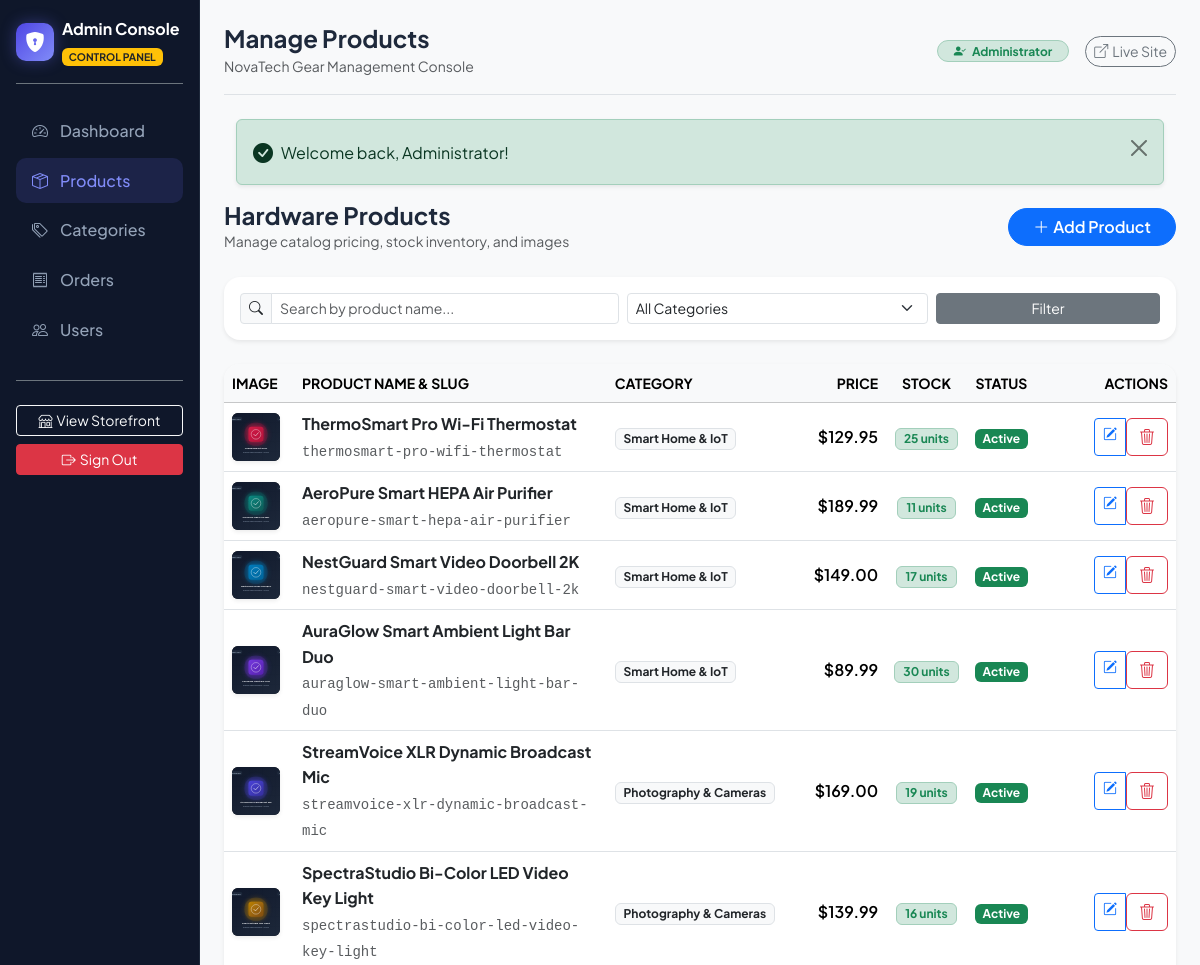
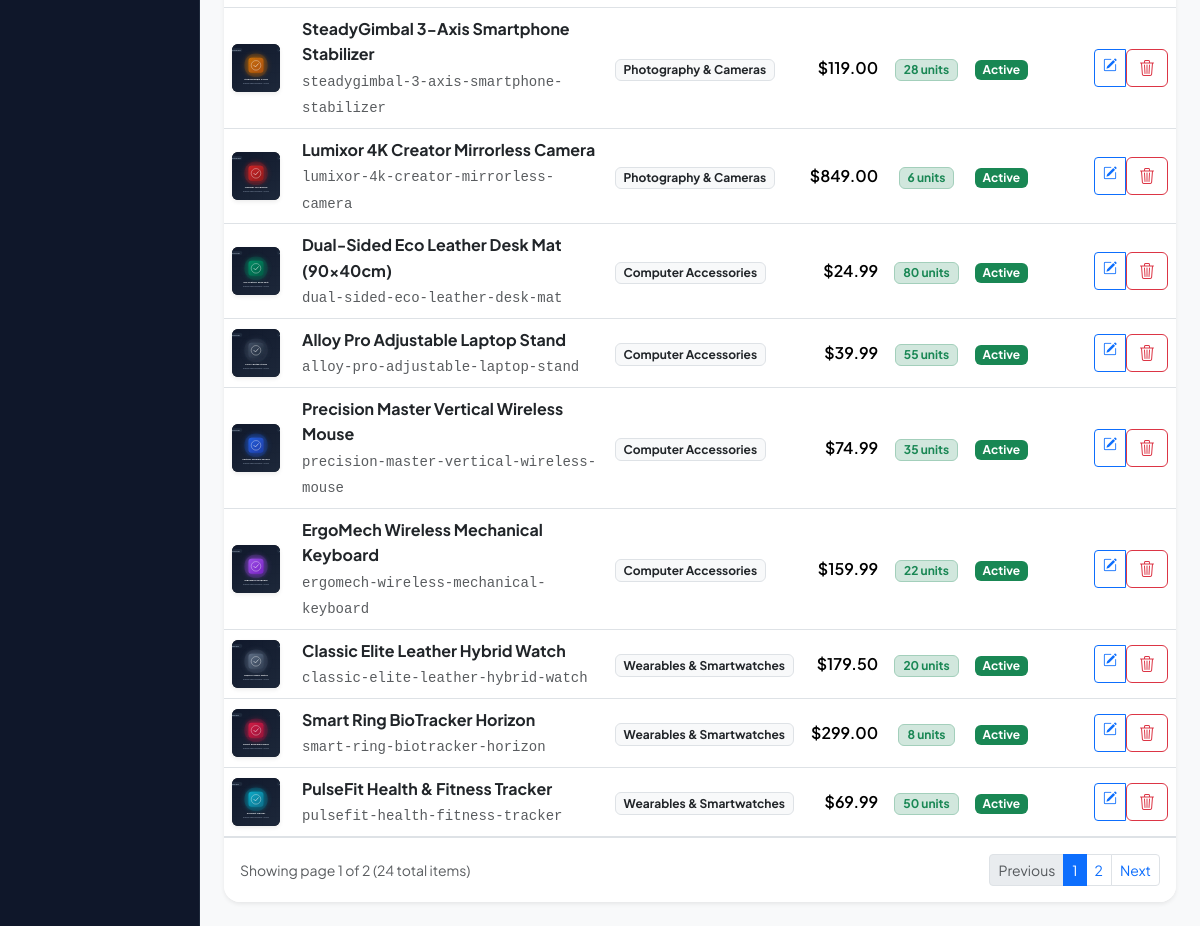
/admin/products (signed in), run on the app's committed database (2 pictures, top to bottom).
### tables this page shows
CREATE TABLE `products` (
    `id` INT UNSIGNED AUTO_INCREMENT PRIMARY KEY,
    `category_id` INT UNSIGNED NOT NULL,
    `name` VARCHAR(150) NOT NULL,
    `slug` VARCHAR(150) NOT NULL UNIQUE,
    `description` TEXT NULL,
    `price` DECIMAL(10, 2) NOT NULL,
    `stock` INT NOT NULL DEFAULT 0,
    `image` VARCHAR(255) NULL,
    `is_active` TINYINT(1) NOT NULL DEFAULT 1,
    `created_at` TIMESTAMP NOT NULL DEFAULT CURRENT_TIMESTAMP,
    CONSTRAINT `fk_products_category` 
        FOREIGN KEY (`category_id`) REFERENCES `categories` (`id`) 
        ON DELETE RESTRICT ON UPDATE CASCADE,
    INDEX `idx_products_category` (`category_id`),
    INDEX `idx_products_is_active` (`is_active`),
    INDEX `idx_products_slug` (`slug`)
);

CREATE TABLE `categories` (
    `id` INT UNSIGNED AUTO_INCREMENT PRIMARY KEY,
    `name` VARCHAR(100) NOT NULL,
    `slug` VARCHAR(100) NOT NULL UNIQUE,
    INDEX `idx_categories_slug` (`slug`)
);

### app/views/admin/products/index.php (the view, shortened to what the rows shown need)
<div class="d-flex flex-column flex-md-row justify-content-between align-items-md-center mb-4 gap-3">
    <div>
        <h4 class="fw-bold m-0">Hardware Products</h4>
        <p class="text-muted small m-0">Manage catalog pricing, stock inventory, and images</p>
    </div>
    <div class="d-flex gap-2">
        <a href="/admin/products/create" class="btn btn-primary rounded-pill px-4 fw-semibold">
            <i class="bi bi-plus-lg me-1"></i>Add Product
        </a>
    </div>
</div>
<div class="card border-0 shadow-sm rounded-4 p-3 mb-4">
    <form action="/admin/products" method="GET" class="row g-2 align-items-center">
        <div class="col-md-5">
            <div class="input-group input-group-sm">
                <span class="input-group-text bg-light"><i class="bi bi-search"></i></span>
                <input type="text" name="q" class="form-control" placeholder="Search by product name..." value="<?= e($filters['q'] ?? '') ?>">
            </div>
        </div>
        <div class="col-md-4">
            <select name="category_id" class="form-select form-select-sm" onchange="this.form.submit()">
                <option value="0">All Categories</option>
            </select>
        </div>
        <div class="col-md-3 d-flex gap-2">
            <button type="submit" class="btn btn-secondary btn-sm flex-grow-1">Filter</button>
        </div>
    </form>
</div>
<div class="card border-0 shadow-sm rounded-4 overflow-hidden">
    <div class="table-responsive">
        <table class="table table-hover align-middle mb-0">
            <thead class="table-light small text-muted text-uppercase">
                <tr>
                    <th style="width: 70px;">Image</th>
                    <th>Product Name & Slug</th>
                    <th>Category</th>
                    <th class="text-end">Price</th>
                    <th class="text-center">Stock</th>
                    <th class="text-center">Status</th>
                    <th class="text-end" style="width: 140px;">Actions</th>
                </tr>
            </thead>
            <tbody>
                <?php if (empty($products)): ?>
                    <tr>
                        <td colspan="7" class="text-center py-4 text-muted">No products found matching criteria.</td>
                    </tr>
                <?php else: ?>
                    <?php foreach ($products as $p): ?>
                        <tr>
                            <td>
                                <img src="<?= upload_url($p['image']) ?>" alt="" class="rounded bg-dark shadow-sm" style="width: 48px; height: 48px; object-fit: cover;">
                            </td>
                            <td>
                                <div class="fw-bold text-dark"><?= e($p['name']) ?></div>
                                <span class="small text-muted font-monospace"><?= e($p['slug']) ?></span>
                            </td>
                            <td>
                                <span class="badge bg-light text-dark border small"><?= e($p['category_name']) ?></span>
                            </td>
                            <td class="text-end fw-semibold"><?= format_price($p['price']) ?></td>
                            <td class="text-center">
                                <?php if ($p['stock'] <= 5): ?>
                                    <span class="badge bg-danger-subtle text-danger border border-danger-subtle px-2 py-1"><?= $p['stock'] ?> units</span>
                                <?php else: ?>
                                    <span class="badge bg-success-subtle text-success border border-success-subtle px-2 py-1"><?= $p['stock'] ?> units</span>
                                <?php endif; ?>
                            </td>
                            <td class="text-center">
                                <?php if ($p['is_active']): ?>
                                    <span class="badge bg-success small">Active</span>
                                <?php else: ?>
                                    <span class="badge bg-secondary small">Inactive</span>
                                <?php endif; ?>
                            </td>
                            <td class="text-end">
                                <div class="btn-group btn-group-sm">
                                    <a href="/admin/products/<?= $p['id'] ?>/edit" class="btn btn-outline-primary" title="Edit">
                                        <i class="bi bi-pencil-square"></i>
                                    </a>
                                    <form action="/admin/products/<?= $p['id'] ?>/delete" method="POST" class="d-inline m-0" onsubmit="return confirm('Delete or deactivate product <?= e($p['name']) ?>?');">
                                        <button type="submit" class="btn btn-outline-danger" title="Delete">
                                            <i class="bi bi-trash3"></i>
                                        </button>
                                    </form>
                                </div>
                            </td>
                        </tr>
                    <?php endforeach; ?>
                <?php endif; ?>
            </tbody>
        </table>
    </div>
    <?php if ($totalPages > 1): ?>
        <div class="card-footer bg-white p-3 border-top d-flex justify-content-between align-items-center">
            <span class="small text-muted">Showing page <?= $page ?> of <?= $totalPages ?> (<?= $totalItems ?> total items)</span>
            <ul class="pagination pagination-sm m-0">
                <li class="page-item <?= ($page <= 1) ? 'disabled' : '' ?>">
                    <a class="page-link" href="/admin/products?page=<?= $page - 1 ?>&q=<?= urlencode($filters['q'] ?? '') ?>">Previous</a>
                </li>
                <?php for ($p = 1; $p <= $totalPages; $p++): ?>
                    <li class="page-item <?= ($p === $page) ? 'active' : '' ?>">
                        <a class="page-link" href="/admin/products?page=<?= $p ?>&q=<?= urlencode($filters['q'] ?? '') ?>"><?= $p ?></a>
                    </li>
                <?php endfor; ?>
                <li class="page-item <?= ($page >= $totalPages) ? 'disabled' : '' ?>">
                    <a class="page-link" href="/admin/products?page=<?= $page + 1 ?>&q=<?= urlencode($filters['q'] ?? '') ?>">Next</a>
                </li>
            </ul>
        </div>
    <?php endif; ?>
</div>

### app/core/Router.php (shortened to what the rows shown need)
<?php
class Router
{
    private array $routes = [];
    private array $groupMiddleware = [];
    public function group(array $attributes, callable $callback): void
    {
        $previousMiddleware = $this->groupMiddleware;
        if (isset($attributes['middleware'])) {
            $middlewares = is_array($attributes['middleware']) ? $attributes['middleware'] : [$attributes['middleware']];
            $this->groupMiddleware = array_merge($this->groupMiddleware, $middlewares);
        }
        $this->groupMiddleware = $previousMiddleware;
    }
    private function addRoute(string $method, string $path, array|callable $handler, array $middleware = []): self
    {
        $allMiddleware = array_merge($this->groupMiddleware, $middleware);
        $cleanPath = '/' . trim($path, '/');
        $pattern = preg_replace('/\{([a-zA-Z0-9_]+)\}/', '(?P<$1>[^/]+)', $cleanPath);
        $pattern = "#^" . $pattern . "$#";
        $this->routes[] = [
            'method'     => strtoupper($method),
            'path'       => $cleanPath,
            'pattern'    => $pattern,
            'handler'    => $handler,
            'middleware' => $allMiddleware
        ];
        return $this;
    }
    public function dispatch(Request $request): void
    {
        $method = $request->method();
        $uri = $request->uri();
        foreach ($this->routes as $route) {
            if ($route['method'] !== $method) {
                continue;
            }
            if (preg_match($route['pattern'], $uri, $matches)) {
                $params = [];
                $handler = $route['handler'];
                if (is_array($handler) && count($handler) === 2) {
                    [$controllerClass, $action] = $handler;
                    $controller = new $controllerClass();
                    $controller->$action($request, ...array_values($params));
                    return;
                }
            }
        }
    }
}

### data on the page
products: image (picture), name "ThermoSmart Pro Wi-Fi Thermostat", slug "thermosmart-pro-wifi-thermostat", category.name "Smart Home & IoT", price "$129.95", stock "25", is_active "Active"
products: image (picture), name "AeroPure Smart HEPA Air Purifier", slug "aeropure-smart-hepa-air-purifier", category.name "Smart Home & IoT", price "$189.99", stock "11", is_active "Active"
products: image (picture), name "NestGuard Smart Video Doorbell 2K", slug "nestguard-smart-video-doorbell-2k", category.name "Smart Home & IoT", price "$149.00", stock "17", is_active "Active"
products: image (picture), name "AuraGlow Smart Ambient Light Bar Duo", slug "auraglow-smart-ambient-light-bar-duo", category.name "Smart Home & IoT", price "$89.99", stock "30", is_active "Active"
products: image (picture), name "StreamVoice XLR Dynamic Broadcast Mic", slug "streamvoice-xlr-dynamic-broadcast-mic", category.name "Photography & Cameras", price "$169.00", stock "19", is_active "Active"
products: image (picture), name "SpectraStudio Bi-Color LED Video Key Light", slug "spectrastudio-bi-color-led-video-key-light", category.name "Photography & Cameras", price "$139.99", stock "16", is_active "Active"
products: image (picture), name "SteadyGimbal 3-Axis Smartphone Stabilizer", slug "steadygimbal-3-axis-smartphone-stabilizer", category.name "Photography & Cameras", price "$119.00", stock "28", is_active "Active"
products: image (picture), name "Lumixor 4K Creator Mirrorless Camera", slug "lumixor-4k-creator-mirrorless-camera", category.name "Photography & Cameras", price "$849.00", stock "6", is_active "Active"
products: image (picture), name "Dual-Sided Eco Leather Desk Mat (90x40cm)", slug "dual-sided-eco-leather-desk-mat", category.name "Computer Accessories", price "$24.99", stock "80", is_active "Active"
products: image (picture), name "Alloy Pro Adjustable Laptop Stand", slug "alloy-pro-adjustable-laptop-stand", category.name "Computer Accessories", price "$39.99", stock "55", is_active "Active"
products: image (picture), name "Precision Master Vertical Wireless Mouse", slug "precision-master-vertical-wireless-mouse", category.name "Computer Accessories", price "$74.99", stock "35", is_active "Active"
products: image (picture), name "ErgoMech Wireless Mechanical Keyboard", slug "ergomech-wireless-mechanical-keyboard", category.name "Computer Accessories", price "$159.99", stock "22", is_active "Active"
products: image (picture), name "Classic Elite Leather Hybrid Watch", slug "classic-elite-leather-hybrid-watch", category.name "Wearables & Smartwatches", price "$179.50", stock "20", is_active "Active"
products: image (picture), name "Smart Ring BioTracker Horizon", slug "smart-ring-biotracker-horizon", category.name "Wearables & Smartwatches", price "$299.00", stock "8", is_active "Active"
products: image (picture), name "PulseFit Health & Fitness Tracker", slug "pulsefit-health-fitness-tracker", category.name "Wearables & Smartwatches", price "$69.99", stock "50", is_active "Active"

### other printed values
$msg "Welcome back, Administrator!"
$page "1"
$totalPages "2"
$totalItems "24"
